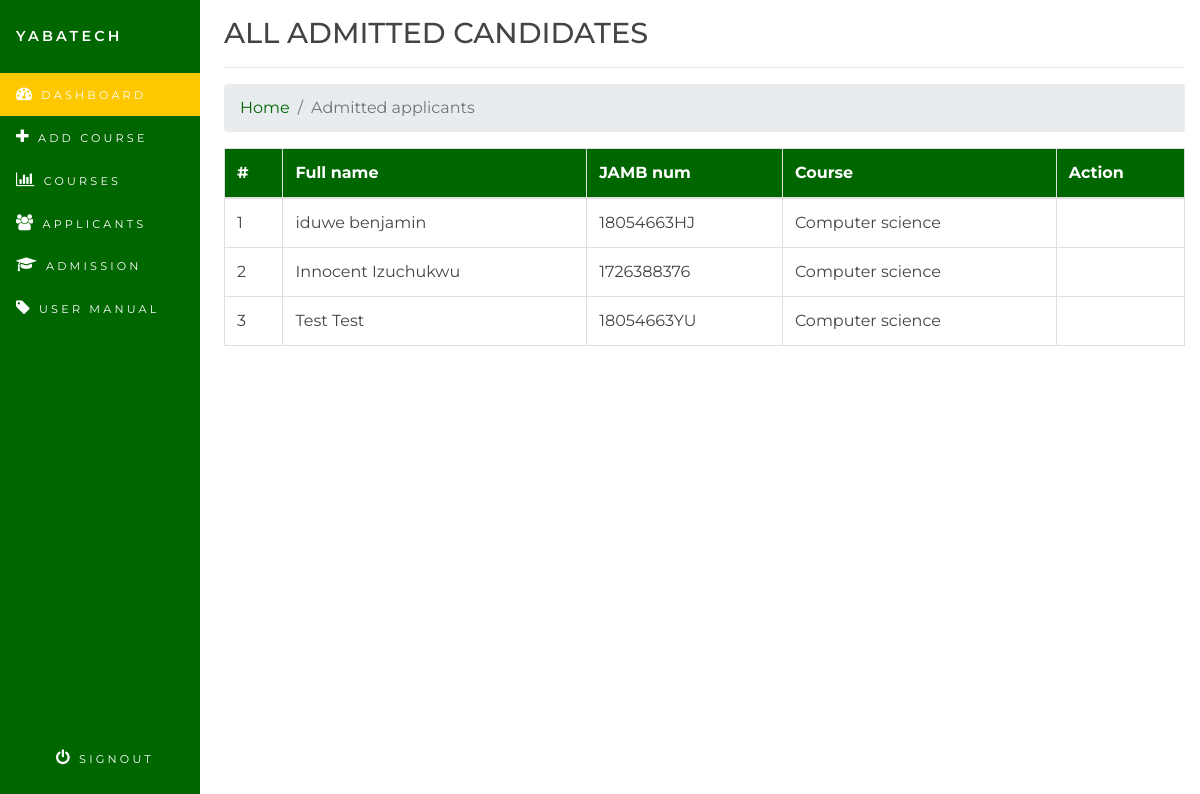
The app's page /adminportal/admitted.php with its own data.
### tables this page shows
CREATE TABLE IF NOT EXISTS `student_db` (
  `sid` int(11) NOT NULL AUTO_INCREMENT,
  `email` varchar(255) DEFAULT NULL,
  `password` varchar(255) DEFAULT NULL,
  `surname` varchar(255) DEFAULT NULL,
  `othername` varchar(255) DEFAULT NULL,
  `sex` varchar(255) DEFAULT NULL,
  `dob` int(11) DEFAULT NULL,
  `address` varchar(255) DEFAULT NULL,
  `country` varchar(255) DEFAULT NULL,
  `regdate` int(11) DEFAULT NULL,
  `mobile` varchar(255) DEFAULT NULL,
  `img` varchar(255) DEFAULT NULL,
  `reglevel` int(11) NOT NULL DEFAULT '1',
  `programme` varchar(255) DEFAULT NULL,
  `courseid` int(11) DEFAULT NULL,
  `admitted` int(11) DEFAULT '0',
  PRIMARY KEY (`sid`)
);

CREATE TABLE IF NOT EXISTS `jamb_db` (
  `id` int(11) NOT NULL AUTO_INCREMENT,
  `jambscore` int(11) DEFAULT NULL,
  `date` int(11) DEFAULT NULL,
  `student` varchar(255) DEFAULT NULL,
  `examyear` varchar(255) DEFAULT NULL,
  `sub1` varchar(255) DEFAULT NULL,
  `sub2` varchar(255) DEFAULT NULL,
  `sub3` varchar(255) DEFAULT NULL,
  `sub4` varchar(255) DEFAULT NULL,
  `score1` int(11) DEFAULT NULL,
  `score2` int(11) DEFAULT NULL,
  `score3` int(11) DEFAULT NULL,
  `score4` int(11) DEFAULT NULL,
  `regnum` varchar(255) DEFAULT NULL,
  PRIMARY KEY (`id`)
);

CREATE TABLE IF NOT EXISTS `course_db` (
  `id` int(11) NOT NULL AUTO_INCREMENT,
  `title` varchar(255) DEFAULT NULL,
  `description` text,
  `cutoff` int(11) DEFAULT NULL,
  `capacity` int(11) DEFAULT NULL,
  `ssce_combo` varchar(255) DEFAULT NULL,
  `jamb_combo` varchar(255) DEFAULT NULL,
  `date` int(11) DEFAULT NULL,
  PRIMARY KEY (`id`)
);

### inc/function.php (called while the page is built, shortened)
<?php
function getnames($email)
{
global $con;
$check=mysqli_query($con, "SELECT * FROM student_db WHERE email='$email'");
$fetch=mysqli_fetch_array($check);
$surname=$fetch['surname'];
$name=$fetch['othername'];
$ok=$surname ." " .$name;
return $ok;
}
?>

### adminportal/admitted.php (the view, shortened to what this page needs)
<?php
include('head.php');
?>
<!DOCTYPE html>
<html lang="en">
<head>
<link rel='stylesheet' href='../css/jquery.dataTables.min.css'>
</head>
<body>
<h3>ALL ADMITTED CANDIDATES</h3><hr>
<nav aria-label="breadcrumb">
  <ol class="breadcrumb">
    <li class="breadcrumb-item"><a href="dashboard">Home</a></li>
    <li class="breadcrumb-item active" aria-current="page">Admitted applicants</li>
  </ol>
</nav>
    <?php
$sql=mysqli_query($con, "SELECT * FROM student_db WHERE admitted=1");
$cc=0;
echo "<table id='admitted' class='table table-bordered'>
  <thead class='hdd'>
    <tr>
      <th scope='col'>#</th>
      <th scope='col'>Full name</th>
      <th scope='col'>JAMB num</th>
  <th scope='col'>Course</th>
<th scope='col'>Action</th>
    </tr>
  </thead>
  <tbody>";
while($row=mysqli_fetch_assoc($sql))
{
    $cc++;
$email=$row['email'];
$cid=$row['courseid'];
$name=getnames($email);
$checkj=mysqli_query($con, "SELECT * FROM jamb_db WHERE student='$email'");
$fetchj=mysqli_fetch_array($checkj);
$jambnum=$fetchj['regnum'];
$checkc=mysqli_query($con, "SELECT * FROM course_db WHERE id='$cid'");
$fetchc=mysqli_fetch_array($checkc);
$coursename=$fetchc['title'];
?>
<div class="container">
        <tr>
            <td><?php echo "$cc"; ?></td>
            <td><?php echo "$name"; ?></td>
            <td><?php echo "$jambnum"; ?></td>
            <td><?php echo "$coursename"; ?></td>
            <td></td>
</div>
<?php
}
echo "</tr>
  </tbody>
</table>";
?>
</body>
</html>
<?php
include('foot.php');
?>

### css/style.css (style rules this page uses)
body { background-color: #ffffff; font-size: 1rem; color: #444444; }
a, a:visited { color: #006600; }
h3 { font-size: 1.8rem; font-weight: 500; }
table, td, tr, th, thead { border-color: #dfdfdf !important; }

### records on screen
student_db: name "iduwe benjamin", jamb_db.regnum "18054663HJ", course_db.title "Computer science"
student_db: name "Innocent Izuchukwu", jamb_db.regnum "1726388376", course_db.title "Computer science"
student_db: name "Test Test", jamb_db.regnum "18054663YU", course_db.title "Computer science"
